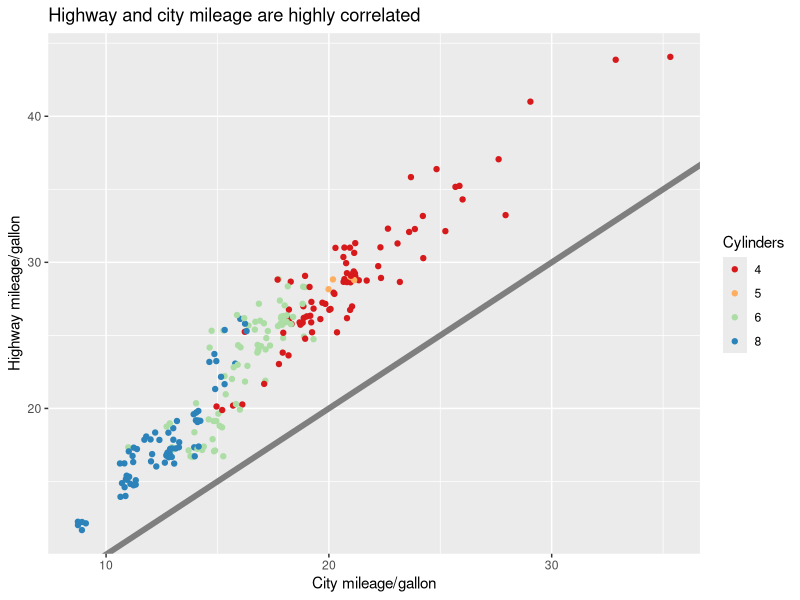
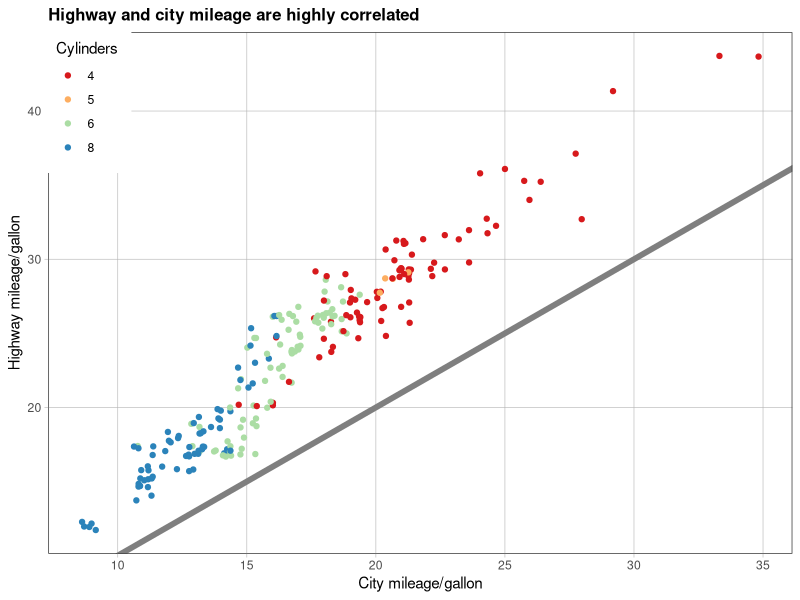
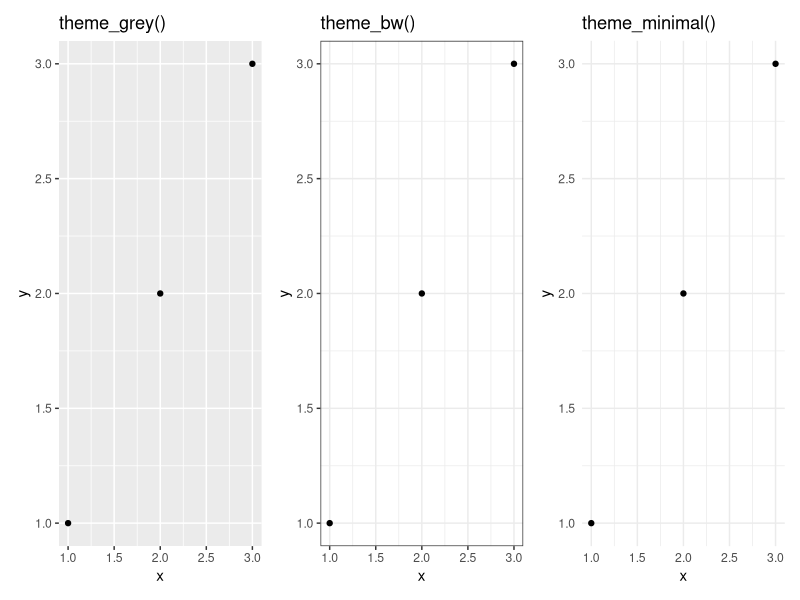
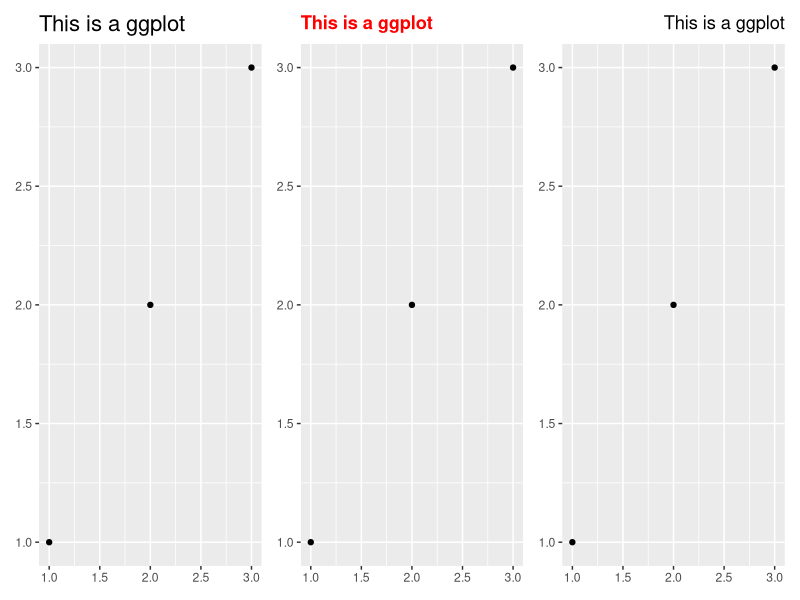
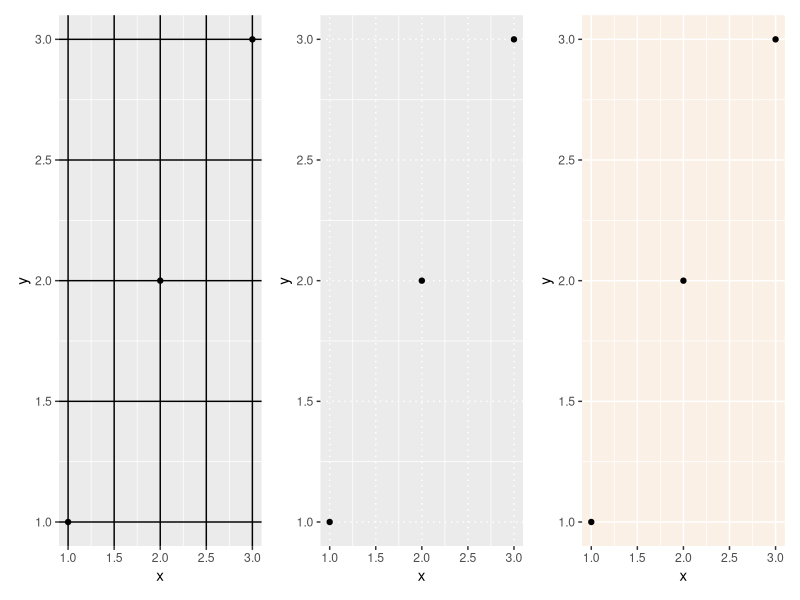
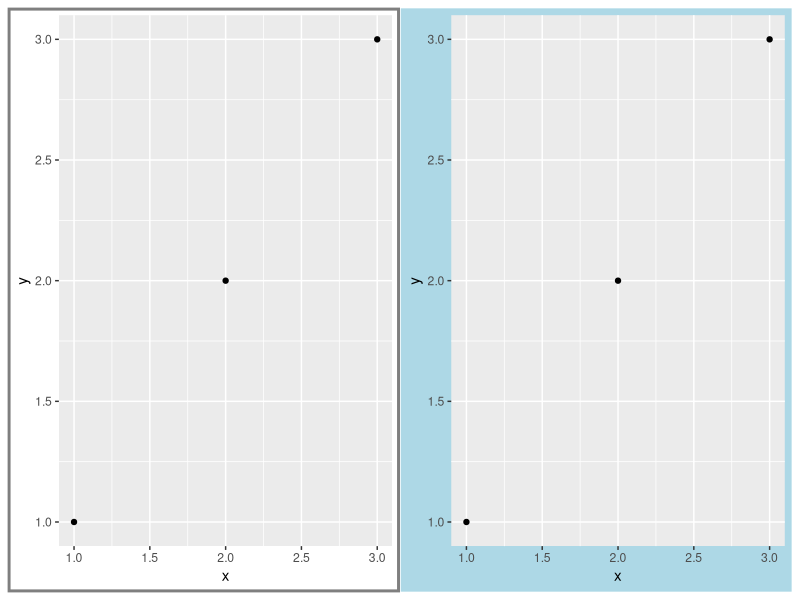
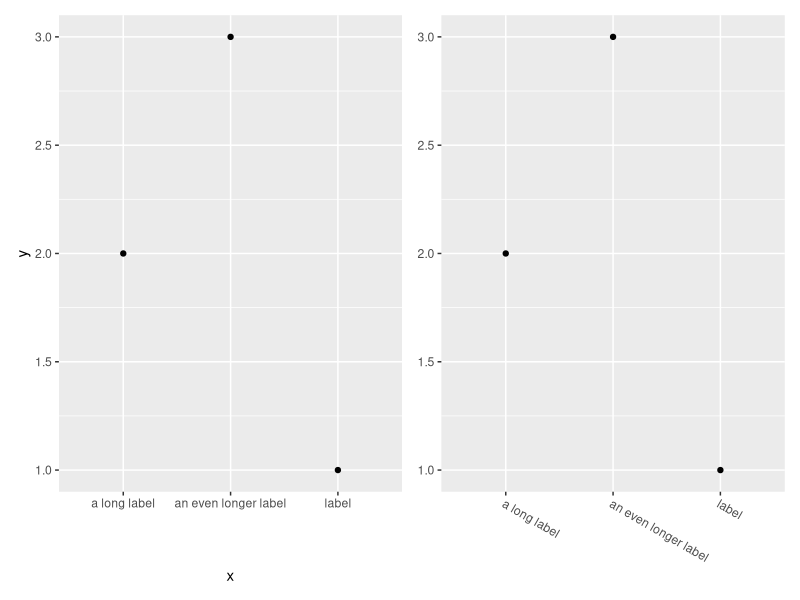
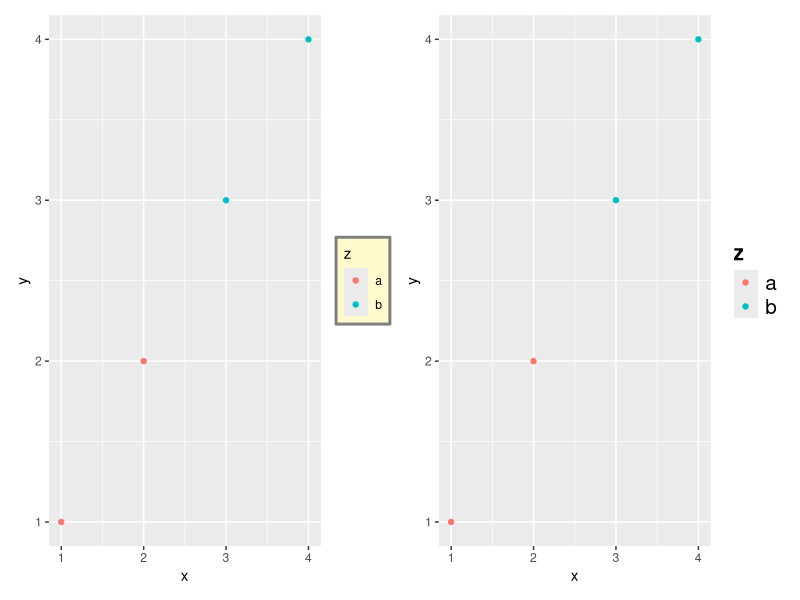

R code for these plots, in order:
## ---- chunk 1
library(ggplot2)
base <- ggplot(mpg, aes(cty, hwy, colour = factor(cyl))) +
  geom_jitter() + geom_abline(colour = "grey50", linewidth = 2)
labelled <- base +
  labs(x = "City mileage/gallon", y = "Highway mileage/gallon",
       colour = "Cylinders",
       title = "Highway and city mileage are highly correlated") +
  scale_colour_brewer(type = "seq", palette = "Spectral")
labelled
## ---- chunk 2
styled <- labelled +
  theme_bw() +
  theme(
    plot.title = element_text(face = "bold", size = 12),
    legend.background = element_rect(fill = "white", linewidth = 4, colour = "white"),
    legend.justification = c(0, 1),
    legend.position = c(0, 1),
    axis.ticks = element_line(colour = "grey70", linewidth = 0.2),
    panel.grid.major = element_line(colour = "grey70", linewidth = 0.2),
    panel.grid.minor = element_blank()
  )
styled
## ---- chunk 3
library(ggplot2)
df <- data.frame(x = 1:3, y = 1:3)
base <- ggplot(df, aes(x, y)) + geom_point()
a <- base + theme_grey()    + ggtitle("theme_grey()")
b <- base + theme_bw()      + ggtitle("theme_bw()")
c <- base + theme_minimal() + ggtitle("theme_minimal()")
library(patchwork)
(a|b|c)
## ---- chunk 4
base_t <- base + labs(title = "This is a ggplot") + xlab(NULL) + ylab(NULL)
a <- base_t + theme(plot.title = element_text(size = 16))
b <- base_t + theme(plot.title = element_text(face = "bold", colour = "red"))
c <- base_t + theme(plot.title = element_text(hjust = 1))
library(patchwork)
(a|b|c)
## ---- chunk 5
a <- base + theme(panel.grid.major = element_line(colour = "black"))
b <- base + theme(panel.grid.major = element_line(linetype = "dotted"))
c <- base + theme(panel.background = element_rect(fill = "linen"))
library(patchwork)
(a|b|c)
## ---- chunk 6
a <- base + theme(plot.background = element_rect(colour = "grey50", linewidth = 2))
b <- base + theme(plot.background = element_rect(fill = "lightblue"))
library(patchwork)
(a|b)
## ---- chunk 7
df2 <- data.frame(x = c("label", "a long label", "an even longer label"), y = 1:3)
b2 <- ggplot(df2, aes(x, y)) + geom_point()
a <- b2
b <- b2 + theme(axis.text.x = element_text(angle = -30, vjust = 1, hjust = 0)) +
  xlab(NULL) + ylab(NULL)
library(patchwork)
(a|b)
## ---- chunk 8
df3 <- data.frame(x = 1:4, y = 1:4, z = rep(c("a", "b"), each = 2))
b3 <- ggplot(df3, aes(x, y, colour = z)) + geom_point()
a <- b3 + theme(legend.background = element_rect(fill = "lemonchiffon", colour = "grey50", linewidth = 1))
b <- b3 + theme(legend.text = element_text(size = 15), legend.title = element_text(size = 15, face = "bold"))
library(patchwork)
(a|b)
## ---- chunk 9
a <- base + theme(panel.background = element_rect(fill = "lightblue"))
b <- base + theme(panel.grid.major = element_line(colour = "gray60", linewidth = 0.8))
c <- base + theme(aspect.ratio = 9 / 16)
library(patchwork)
(a|b|c)
## ---- chunk 10
df4 <- data.frame(x = 1:4, y = 1:4, z = c("a", "a", "b", "b"))
bf <- ggplot(df4, aes(x, y)) + geom_point() + facet_wrap(~z)
a <- bf + theme(panel.spacing = unit(0.5, "in"))
b <- bf + theme(strip.text = element_text(colour = "white"),
           strip.background = element_rect(fill = "grey20", colour = "grey80", linewidth = 1))
library(patchwork)
(a|b)
